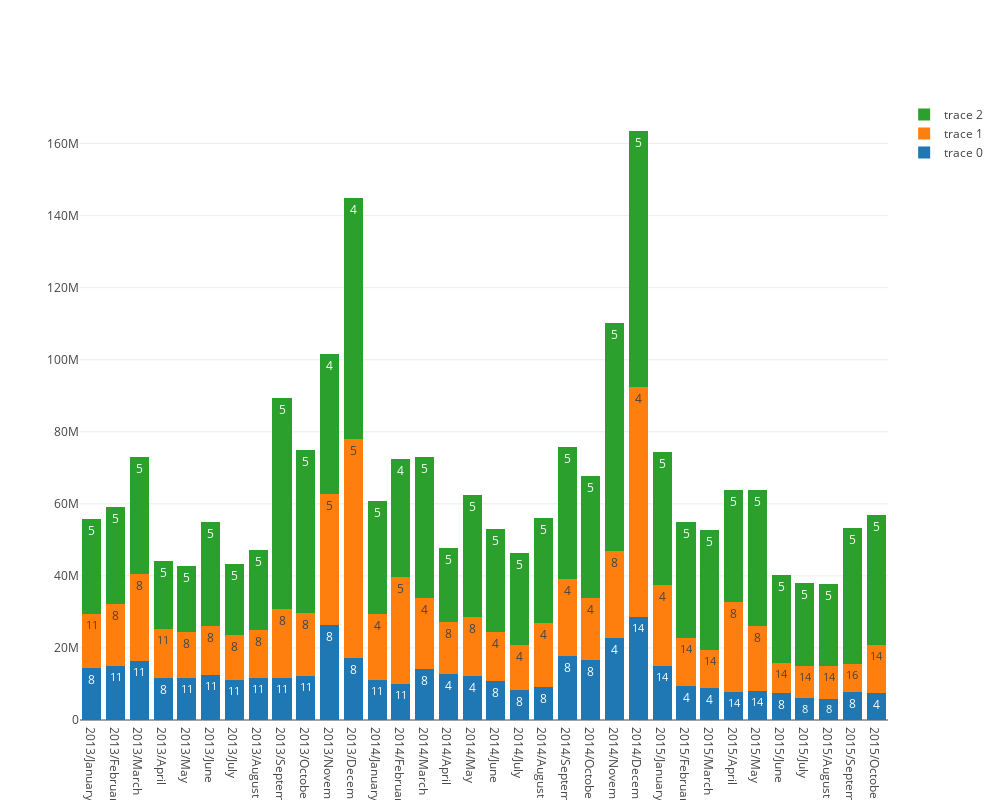

Notebook source saved alongside this figure:
### Markdown cell above
Vou olhar com mais detalhes as vendas, fazendo o gráfico com o tipo dos items mais vendidos.

### Code cell
df = df_clean.pivot_table(index=['type_code'],
                       columns=['date_block_num'], values=['revenue'], aggfunc='sum', fill_value=0)

df.columns = df.columns.droplevel(0)

months = df_clean['date_block_num'].nunique()
n_max = 3

for month in range(months):
    
    if month == 0:
        aux = df[[month]].reset_index()
        
        norm_sum = aux[month].sum() / 100
        
        aux = aux.nlargest(n=n_max, columns=[month]).sort_values(by=month, ascending=True)
        aux.index = pd.RangeIndex(len(aux.index))
        
        df_n = aux.nlargest(n=n_max, columns=[month]).sort_values(by=month, ascending=True)

        df_n[str(month)+'_%'] = df_n.loc[:, month] / norm_sum
       
    else:
        aux = df[[month]].reset_index()
        
        norm_sum = aux[month].sum() / 100
        
        aux = aux.nlargest(n=n_max, columns=[month]).sort_values(by=month, ascending=True)
        aux.index = pd.RangeIndex(len(aux.index))
        
        df_n[['item_category_id_'+str(month), month]] = aux.nlargest(n=n_max, columns=[month]).sort_values(by=month, ascending=True) 
        
        df_n[str(month)+'_%'] = df_n.loc[:, month] / norm_sum     
        
data = df_n.values.reshape((n_max, months, 3))

a = pd.date_range(start='1/2013', periods=months, freq='M')

date = [ str(a.year[month]) + '/' + str(a.month_name()[month]) for month in range(months)]

trace = [ 
    go.Bar(
        x=date,
        y=data[i, :, 1],
        text=data[i, :, 0],
        textposition = 'auto',        
    )
    for i in range(n_max)]

layout = go.Layout(
    barmode='stack',
    width=1000,
    height=800,
)

fig = go.Figure(data=trace, layout=layout)
iplot(fig, filename='stacked-bar')

### Figure 1 — Plotly figure (JSON) as saved in the notebook; plotly's stock layout.template omitted (floating-point values rounded to 4 significant figures)
{"data": [{"text": [8, 11, 11, 8, 11, 11, 11, 11, 11, 11, 8, 8, 11, 11, 8, 4, 4, 8, 8, 8, 8, 8, 4, 14, 14, 4, 4, 14, 14, 8, 8, 8, 8, 4], "textposition": "auto", "type": "bar", "uid": "5652a95f-8a29-4713-840b-28e3e4940905", "x": ["2013/January", "2013/February", "2013/March", "2013/April", "2013/May", "2013/June", "2013/July", "2013/August", "2013/September", "2013/October", "2013/November", "2013/December", "2014/January", "2014/February", "2014/March", "2014/April", "2014/May", "2014/June", "2014/July", "2014/August", "2014/September", "2014/October", "2014/November", "2014/December", "2015/January", "2015/February", "2015/March", "2015/April", "2015/May", "2015/June", "2015/July", "2015/August", "2015/September", "2015/October"], "y": [14360000.0, 15050000.0, 16370000.0, 11630000.0, 11760000.0, 12470000.0, 11080000.0, 11700000.0, 11570000.0, 12230000.0, 26250000.0, 17110000.0, 11170000.0, 9935000.0, 14150000.0, 12820000.0, 12150000.0, 10950000.0, 8198000.0, 9097000.0, 17810000.0, 16780000.0, 22760000.0, 28600000.0, 14870000.0, 9499000.0, 8878000.0, 7860000.0, 8031000.0, 7448000.0, 6067000.0, 5945000.0, 7765000.0, 7582299]}, {"text": [11, 8, 8, 11, 8, 8, 8, 8, 8, 8, 5, 5, 4, 5, 4, 8, 8, 4, 4, 4, 4, 4, 8, 4, 4, 14, 14, 8, 8, 14, 14, 14, 16, 14], "textposition": "auto", "type": "bar", "uid": "f9de0000-a8a1-493e-af85-2bf5dab436c9", "x": ["2013/January", "2013/February", "2013/March", "2013/April", "2013/May", "2013/June", "2013/July", "2013/August", "2013/September", "2013/October", "2013/November", "2013/December", "2014/January", "2014/February", "2014/March", "2014/April", "2014/May", "2014/June", "2014/July", "2014/August", "2014/September", "2014/October", "2014/November", "2014/December", "2015/January", "2015/February", "2015/March", "2015/April", "2015/May", "2015/June", "2015/July", "2015/August", "2015/September", "2015/October"], "y": [14960000.0, 17070000.0, 24080000.0, 13600000.0, 12710000.0, 13570000.0, 12540000.0, 13360000.0, 19150000.0, 17510000.0, 36380000.0, 60940000.0, 18360000.0, 29880000.0, 19830000.0, 14310000.0, 16380000.0, 13530000.0, 12750000.0, 17830000.0, 21450000.0, 16970000.0, 24190000.0, 63790000.0, 22600000.0, 13160000.0, 10680000.0, 24970000.0, 18100000.0, 8424000.0, 8870000.0, 9064000.0, 7819000.0, 13320000.0]}, {"text": [5, 5, 5, 5, 5, 5, 5, 5, 5, 5, 4, 4, 5, 4, 5, 5, 5, 5, 5, 5, 5, 5, 5, 5, 5, 5, 5, 5, 5, 5, 5, 5, 5, 5], "textposition": "auto", "type": "bar", "uid": "71d59844-b094-40b8-99eb-befdea368326", "x": ["2013/January", "2013/February", "2013/March", "2013/April", "2013/May", "2013/June", "2013/July", "2013/August", "2013/September", "2013/October", "2013/November", "2013/December", "2014/January", "2014/February", "2014/March", "2014/April", "2014/May", "2014/June", "2014/July", "2014/August", "2014/September", "2014/October", "2014/November", "2014/December", "2015/January", "2015/February", "2015/March", "2015/April", "2015/May", "2015/June", "2015/July", "2015/August", "2015/September", "2015/October"], "y": [26520000.0, 27030000.0, 32450000.0, 19020000.0, 18350000.0, 28840000.0, 19550000.0, 22230000.0, 58790000.0, 45240000.0, 38980000.0, 66790000.0, 31390000.0, 32670000.0, 39060000.0, 20720000.0, 33980000.0, 28550000.0, 25510000.0, 29220000.0, 36520000.0, 33930000.0, 63320000.0, 71090000.0, 36990000.0, 32340000.0, 33190000.0, 31090000.0, 37630000.0, 24440000.0, 23140000.0, 22800000.0, 37710000.0, 36030000.0]}], "layout": {"barmode": "stack", "height": 800, "width": 1000}}
